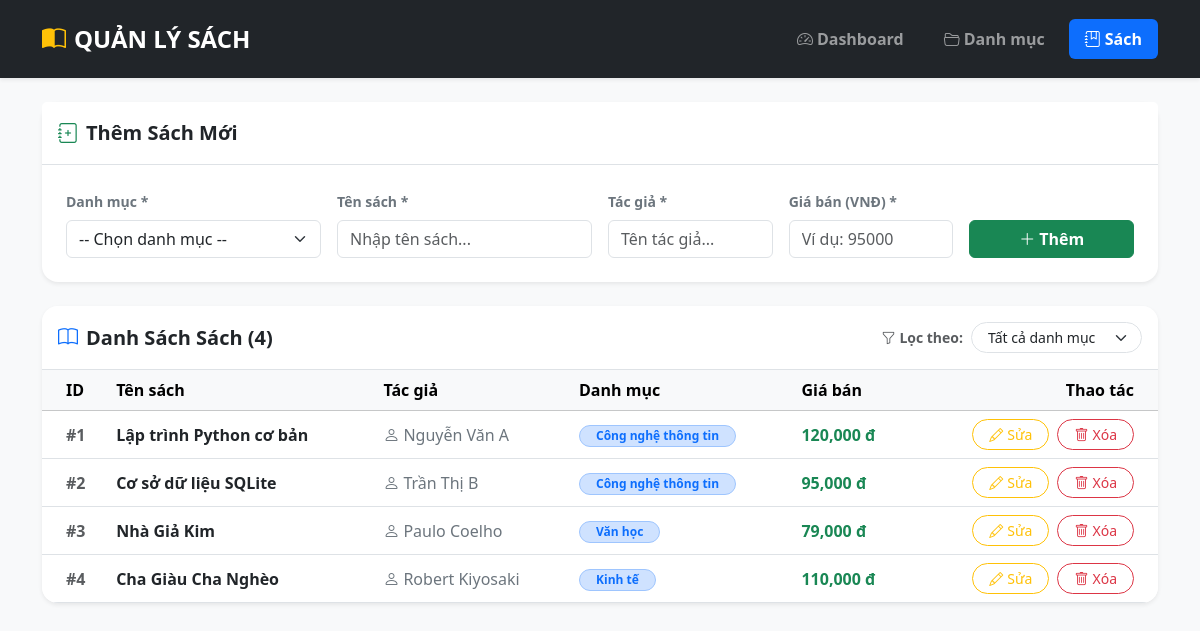
/books, run on the app's committed database.
### app.py (models this page shows)
class Book(db.Model):
    id: Mapped[int] = mapped_column(primary_key=True)
    title: Mapped[str] = mapped_column(String(150))
    author: Mapped[str] = mapped_column(String(100))
    price: Mapped[float] = mapped_column(default=0.0)
    category_id: Mapped[int] = mapped_column(ForeignKey("category.id"))
    category: Mapped["Category"] = relationship(back_populates="books")

class Category(db.Model):
    id: Mapped[int] = mapped_column(primary_key=True)
    name: Mapped[str] = mapped_column(String(100), unique=True)
    description: Mapped[str] = mapped_column(String(255), default="")
    books: Mapped[list["Book"]] = relationship(back_populates="category", cascade="all, delete-orphan")

### app.py (the view, shortened to what this page needs)
@app.route("/books", methods=["GET", "POST"])
def manage_books():
    error = None
    cat_filter = request.args.get("category_id", type=int)
    edit_id = request.args.get("edit", type=int)
    edit_book = db.session.get(Book, edit_id) if edit_id else None
    categories = db.session.scalars(db.select(Category)).all()
    stmt = db.select(Book)
    if cat_filter:
        stmt = stmt.where(Book.category_id == cat_filter)
    books = db.session.scalars(stmt).all()
    return render_template(
        "books.html",
        books=books,
        categories=categories,
        cat_filter=cat_filter,
        edit_book=edit_book,
        error=error
    )

### templates/books.html (shortened to what this page needs)
<!doctype html>
<html lang="vi">
  <head>
    <link
      href="https://cdn.jsdelivr.net/npm/bootstrap@5.3.3/dist/css/bootstrap.min.css"
      rel="stylesheet"
    />
    <link
      href="https://cdn.jsdelivr.net/npm/bootstrap-icons@1.11.3/font/bootstrap-icons.min.css"
      rel="stylesheet"
    />
  </head>
  <body class="bg-body-tertiary">
    <nav
      class="navbar navbar-expand-lg navbar-dark bg-dark shadow-sm mb-4 py-3"
    >
      <div class="container">
        <a class="navbar-brand fw-bold fs-4" href="/"
          ><i class="bi bi-book-half text-warning me-2"></i>QUẢN LÝ SÁCH</a
        >
        <div class="navbar-nav ms-auto gap-2">
          <a class="nav-link fw-semibold px-3" href="/"
            ><i class="bi bi-speedometer2 me-1"></i>Dashboard</a
          >
          <a class="nav-link fw-semibold px-3" href="/categories"
            ><i class="bi bi-folder2-open me-1"></i>Danh mục</a
          >
          <a
            class="nav-link active fw-semibold px-3 rounded bg-primary text-white"
            href="/books"
            ><i class="bi bi-journal-bookmark me-1"></i>Sách</a
          >
        </div>
      </div>
    </nav>
    <div class="container">
      <div class="card border-0 shadow-sm rounded-4 mb-4">
        <div class="card-header bg-white border-bottom py-3 fw-bold fs-5">
          {% if edit_book %}
          <i class="bi bi-pencil-square text-warning me-2"></i>Chỉnh Sửa Thông
          Tin Sách {% else %}
          <i class="bi bi-journal-plus text-success me-2"></i>Thêm Sách Mới {%
          endif %}
        </div>
        <div class="card-body p-4">
          <form
            method="POST"
            action="/books{% if cat_filter %}?category_id={{ cat_filter }}{% endif %}"
            class="row g-3 align-items-end"
          >
            <div class="col-md-3">
              <label class="form-label fw-semibold text-secondary small"
                >Danh mục *</label
              >
              <select name="category_id" class="form-select" required>
                <option value="">-- Chọn danh mục --</option>
              </select>
            </div>
            <div class="col-md-3">
              <label class="form-label fw-semibold text-secondary small"
                >Tên sách *</label
              >
              <input
                type="text"
                name="title"
                class="form-control"
                placeholder="Nhập tên sách..."
                value="{{ edit_book.title if edit_book else '' }}"
                required
              />
            </div>
            <div class="col-md-2">
              <label class="form-label fw-semibold text-secondary small"
                >Tác giả *</label
              >
              <input
                type="text"
                name="author"
                class="form-control"
                placeholder="Tên tác giả..."
                value="{{ edit_book.author if edit_book else '' }}"
                required
              />
            </div>
            <div class="col-md-2">
              <label class="form-label fw-semibold text-secondary small"
                >Giá bán (VNĐ) *</label
              >
              <input
                type="number"
                step="any"
                name="price"
                class="form-control"
                placeholder="Ví dụ: 95000"
                value="{{ edit_book.price if edit_book else '' }}"
                required
              />
            </div>
            <div class="col-md-2 d-flex gap-2">
              <button
                type="submit"
                class="btn w-100 fw-semibold {{ 'btn-warning' if edit_book else 'btn-success' }}"
              >
                <i
                  class="bi {{ 'bi-check-circle' if edit_book else 'bi-plus-lg' }} me-1"
                ></i
                >{{ "Lưu" if edit_book else "Thêm" }}
              </button>
            </div>
          </form>
        </div>
      </div>
      <div class="card border-0 shadow-sm rounded-4 overflow-hidden">
        <div
          class="card-header bg-white border-bottom py-3 d-flex flex-wrap justify-content-between align-items-center gap-3"
        >
          <span class="fw-bold fs-5"
            ><i class="bi bi-book text-primary me-2"></i>Danh Sách Sách ({{
            books|length }})</span
          >
          <form
            method="GET"
            action="/books"
            class="d-flex align-items-center gap-2"
          >
            <label class="text-muted small fw-semibold text-nowrap"
              ><i class="bi bi-funnel me-1"></i>Lọc theo:</label
            >
            <select
              name="category_id"
              class="form-select form-select-sm rounded-pill px-3"
              onchange="this.form.submit()"
            >
              <option value="">Tất cả danh mục</option>
            </select>
          </form>
        </div>
        <div class="table-responsive">
          <table class="table table-hover align-middle mb-0">
            <thead class="table-light">
              <tr>
                <th class="ps-4">ID</th>
                <th>Tên sách</th>
                <th>Tác giả</th>
                <th>Danh mục</th>
                <th>Giá bán</th>
                <th class="text-end pe-4">Thao tác</th>
              </tr>
            </thead>
            <tbody>
              {% for book in books %}
              <tr>
                <td class="ps-4 fw-bold text-muted">#{{ book.id }}</td>
                <td class="fw-bold text-dark">{{ book.title }}</td>
                <td class="text-secondary">
                  <i class="bi bi-person me-1"></i>{{ book.author }}
                </td>
                <td>
                  <span
                    class="badge bg-primary-subtle text-primary border border-primary-subtle rounded-pill px-3 py-1"
                  >
                    {{ book.category.name }}
                  </span>
                </td>
                <td class="fw-bold text-success">
                  {{ "{:,.0f}".format(book.price) }} đ
                </td>
                <td class="text-end pe-4">
                  <a
                    href="/books?edit={{ book.id }}{% if cat_filter %}&category_id={{ cat_filter }}{% endif %}"
                    class="btn btn-sm btn-outline-warning rounded-pill px-3 me-1"
                  >
                    <i class="bi bi-pencil me-1"></i>Sửa
                  </a>
                  <form
                    action="/books/delete/{{ book.id }}"
                    method="POST"
                    class="d-inline"
                    onsubmit="return confirm('Xóa sách này?');"
                  >
                    <button
                      type="submit"
                      class="btn btn-sm btn-outline-danger rounded-pill px-3"
                    >
                      <i class="bi bi-trash me-1"></i>Xóa
                    </button>
                  </form>
                </td>
              </tr>
              {% endfor %}
            </tbody>
          </table>
        </div>
      </div>
    </div>
  </body>
</html>

### data on the page
Book: id "1", title "Lập trình Python cơ bản", author "Nguyễn Văn A", category.name "Công nghệ thông tin", price "120,000"
Book: id "2", title "Cơ sở dữ liệu SQLite", author "Trần Thị B", category.name "Công nghệ thông tin", price "95,000"
Book: id "3", title "Nhà Giả Kim", author "Paulo Coelho", category.name "Văn học", price "79,000"
Book: id "4", title "Cha Giàu Cha Nghèo", author "Robert Kiyosaki", category.name "Kinh tế", price "110,000"

### other printed values
{{ "Lưu" if edit_book else "Thêm" }} "Thêm"
{{ books|length }} "4"
